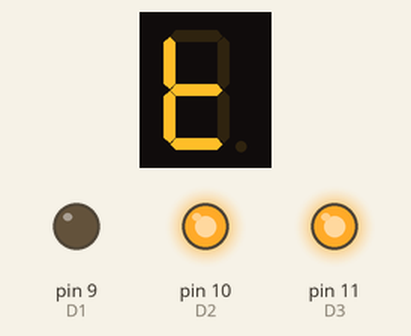
Recording of a sketch running on a simulated Arduino Uno, built with avr-gcc and run on an emulated ATmega328P. Shown: 1-digit seven-segment display, output pins drawn as LEDs (lit = HIGH). Wiring (inferred from the names in the program): 1-digit 7-segment display, segments lit when HIGH: segments pin 2, pin 3, pin 4, pin 5, pin 6, pin 7, pin 8. The segment pins are drawn as the display they are named for; pins used as bus, display or sensor lines are not drawn.

Above: at 0.1 s.
At 0.6 s:
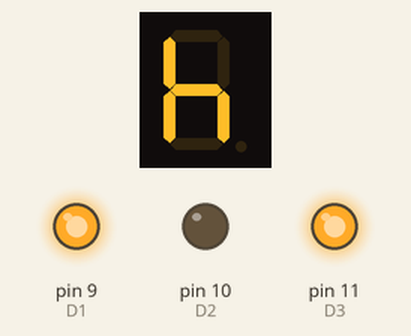
At 1.1 s:
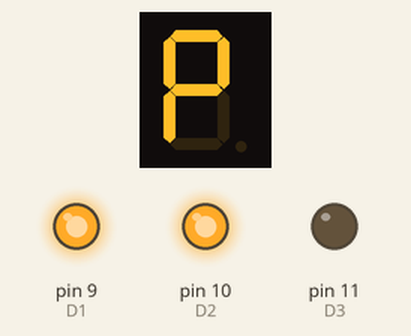
Timing chart, 0 to 130.0 s (numbered marks = the images above):
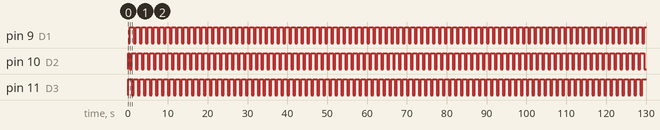

Measured:
- by itself, pin 9 (D1), pin 11 (D3): alternates HIGH for 1.0 s and LOW for 0.50 s
- by itself, pin 10 (D2): repeats every 1.5 s: LOW 0.50 s, HIGH 1.0 s
- by itself, everything shown: repeats every 1.5 s, in 3 steps
- what the display in image 1 shows lasts 0.5 s, from 0.5 s to 1.0 s

The sketch:

thP_display_5641AH-CC.ino
```cpp
int pinA = 2;
int pinB = 3;
int pinC = 4;
int pinD = 5;
int pinE = 6;
int pinF = 7;
int pinG = 8;
int D1 = 9;
int D2 = 10;
int D3 = 11;
int D4 = 12;

void setup() {
  pinMode(pinA, OUTPUT);
  pinMode(pinB, OUTPUT);
  pinMode(pinC, OUTPUT);
  pinMode(pinD, OUTPUT);
  pinMode(pinE, OUTPUT);
  pinMode(pinF, OUTPUT);
  pinMode(pinG, OUTPUT);
  pinMode(D1, OUTPUT);
  pinMode(D2, OUTPUT);
  pinMode(D3, OUTPUT);
  pinMode(D4, OUTPUT);

}

void loop() {
//t
  digitalWrite(D1, LOW);  //LOW means ON here for 5641AH Common Cathode
  digitalWrite(D2, HIGH);   //HIGH means OFF here for 5641AH Common Cathode
  digitalWrite(D3, HIGH);
  digitalWrite(D4, HIGH);
//t
  digitalWrite(pinA, LOW);
  digitalWrite(pinB, LOW);
  digitalWrite(pinC, LOW);
  digitalWrite(pinD, HIGH);
  digitalWrite(pinE, HIGH);
  digitalWrite(pinF, HIGH);
  digitalWrite(pinG, HIGH);

  delay(500);

//h
  digitalWrite(D1, HIGH);
  digitalWrite(D2, LOW);
  digitalWrite(D3, HIGH);
  digitalWrite(D4, HIGH);

  digitalWrite(pinA, LOW);
  digitalWrite(pinB, LOW);
  digitalWrite(pinC, HIGH);
  digitalWrite(pinD, LOW);
  digitalWrite(pinE, HIGH);
  digitalWrite(pinF, HIGH);
  digitalWrite(pinG, HIGH);
  delay(500);

//P
  digitalWrite(D1, HIGH);
  digitalWrite(D2, HIGH);
  digitalWrite(D3, LOW);
  digitalWrite(D4, HIGH);

  digitalWrite(pinA, HIGH);
  digitalWrite(pinB, HIGH);
  digitalWrite(pinC, LOW);
  digitalWrite(pinD, LOW);
  digitalWrite(pinE, HIGH);
  digitalWrite(pinF, HIGH);
  digitalWrite(pinG, HIGH);
  delay(500);

}
```
